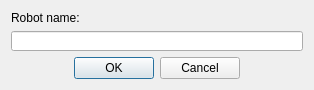
<?xml version="1.0" encoding="UTF-8"?>
<ui version="4.0">
 <class>Dialog</class>
 <widget class="QDialog" name="Dialog">
  <property name="windowModality">
   <enum>Qt::NonModal</enum>
  </property>
  <property name="geometry">
   <rect>
    <x>0</x>
    <y>0</y>
    <width>314</width>
    <height>88</height>
   </rect>
  </property>
  <property name="sizePolicy">
   <sizepolicy hsizetype="Fixed" vsizetype="Fixed">
    <horstretch>0</horstretch>
    <verstretch>0</verstretch>
   </sizepolicy>
  </property>
  <property name="windowTitle">
   <string>Save Robot</string>
  </property>
  <property name="modal">
   <bool>true</bool>
  </property>
  <layout class="QVBoxLayout" name="verticalLayout">
   <item>
    <widget class="QLabel" name="label_name">
     <property name="maximumSize">
      <size>
       <width>16777215</width>
       <height>20</height>
      </size>
     </property>
     <property name="text">
      <string>Robot name: </string>
     </property>
    </widget>
   </item>
   <item>
    <widget class="QLineEdit" name="lineEdit_name">
     <property name="maximumSize">
      <size>
       <width>16777215</width>
       <height>20</height>
      </size>
     </property>
    </widget>
   </item>
   <item>
    <widget class="QDialogButtonBox" name="buttonBox">
     <property name="orientation">
      <enum>Qt::Horizontal</enum>
     </property>
     <property name="standardButtons">
      <set>QDialogButtonBox::Cancel|QDialogButtonBox::Ok</set>
     </property>
     <property name="centerButtons">
      <bool>true</bool>
     </property>
    </widget>
   </item>
  </layout>
 </widget>
 <resources/>
 <connections>
  <connection>
   <sender>buttonBox</sender>
   <signal>accepted()</signal>
   <receiver>Dialog</receiver>
   <slot>accept()</slot>
   <hints>
    <hint type="sourcelabel">
     <x>248</x>
     <y>254</y>
    </hint>
    <hint type="destinationlabel">
     <x>157</x>
     <y>274</y>
    </hint>
   </hints>
  </connection>
  <connection>
   <sender>buttonBox</sender>
   <signal>rejected()</signal>
   <receiver>Dialog</receiver>
   <slot>reject()</slot>
   <hints>
    <hint type="sourcelabel">
     <x>316</x>
     <y>260</y>
    </hint>
    <hint type="destinationlabel">
     <x>286</x>
     <y>274</y>
    </hint>
   </hints>
  </connection>
 </connections>
</ui>
